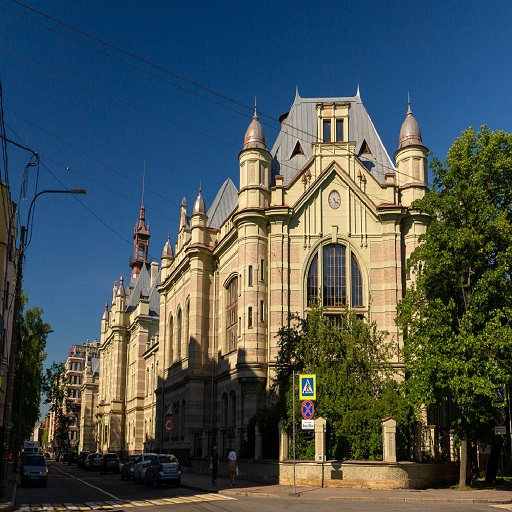
#> input picture Тестовые данные/color.jpg, 512 x 512 px
$ python Main.py
#> lines starting #> are read from the running program, lines starting #| are printed output that depends on the picture; after the words box and inside, x2 and y2 are one past the last pixel; in counts of white or black regions, pixels touching at a corner belong together
import numpy as np
from PIL import Image

def convert(input_path, output_path, type, colorspace="RGB"):
#> called with input_path = 'Тестовые данные/color.jpg', output_path = 'Тестовые данные/RAW_color.raw', type = 'color', colorspace = 'RGB'
    with Image.open(input_path) as img:
#> img is the input picture: PIL image 512x512 RGB; mean R, G, B 72.7, 84.1, 84.1
        width, height = img.size
#> width = 512; height = 512

        if type == 'bw_nodith':
            converted = img.convert('1', dither=Image.Dither.NONE)
            img_type = 0x01
            colorspace_id = 0x00
        elif type == 'bw_dith':
            converted = img.convert('1')
            img_type = 0x01
            colorspace_id = 0x00
        elif type == 'gray':
            converted = img.convert('L')
            img_type = 0x02
            colorspace_id = 0x00
        elif type == 'color':
            converted = img.convert('RGB')
            img_type = 0x03
            if colorspace == 'RGB':
                colorspace_id = 0x01
            elif colorspace == 'YCbCr':
                print("Не та конвертация")
                return

        pixel_data = converted.tobytes()
        header = bytearray(7)
        header[0] = 0xAB
        header[1] = img_type
        header[2] = colorspace_id
        header[3] = width & 0xFF
        header[4] = (width >> 8) & 0xFF
        header[5] = height & 0xFF
        header[6] = (height >> 8) & 0xFF

        with open(output_path, 'wb') as f:
            f.write(header)
            f.write(pixel_data)


# [46 lines left out: functions read_raw_file, get_pixel_data, raw_to_jpg, not called in this run]

convert("Тестовые данные/color.jpg", "Тестовые данные/RAW_color.raw", "color")
convert("Тестовые данные/color.jpg", "Тестовые данные/RAW_gray.raw", "gray")
#> call 2 of convert, with input_path = 'Тестовые данные/color.jpg', output_path = 'Тестовые данные/RAW_gray.raw', type = 'gray', colorspace = 'RGB'
#> in convert (call 2), `converted = img.convert('L')`:
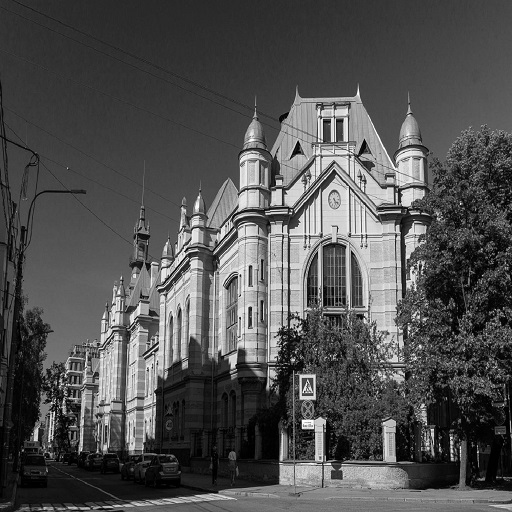
#> converted: PIL image 512x512 L; min 0, max 255, mean 80.7
convert("Тестовые данные/color.jpg", "Тестовые данные/RAW_bw_nodith.raw", "bw_nodith")
#> call 3 of convert, with input_path = 'Тестовые данные/color.jpg', output_path = 'Тестовые данные/RAW_bw_nodith.raw', type = 'bw_nodith', colorspace = 'RGB'
#> in convert (call 3), `converted = img.convert('1', dither=Image.Dither.NONE)`:
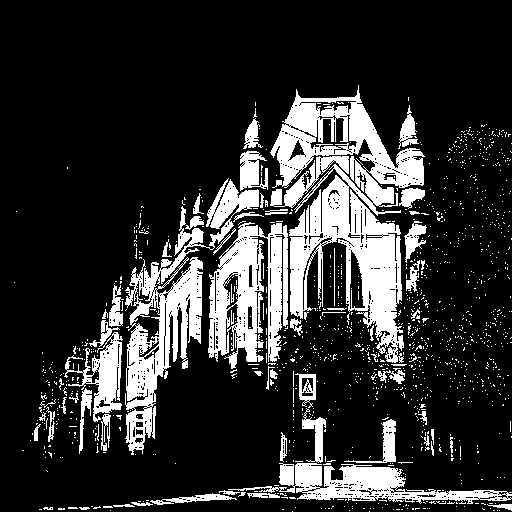
#> converted: PIL image 512x512 1; 19.3% white; 1278 white regions (1212 under 20 px), largest, box (x1, y1, x2, y2) and area: (270, 85, 425, 363) 16854, (125, 178, 259, 455) 8925, (208, 222, 288, 369) 6835
convert("Тестовые данные/color.jpg", "Тестовые данные/RAW_bw_dith.raw", "bw_dith")
#> call 4 of convert, with input_path = 'Тестовые данные/color.jpg', output_path = 'Тестовые данные/RAW_bw_dith.raw', type = 'bw_dith', colorspace = 'RGB'
#> in convert (call 4), `converted = img.convert('1')`:
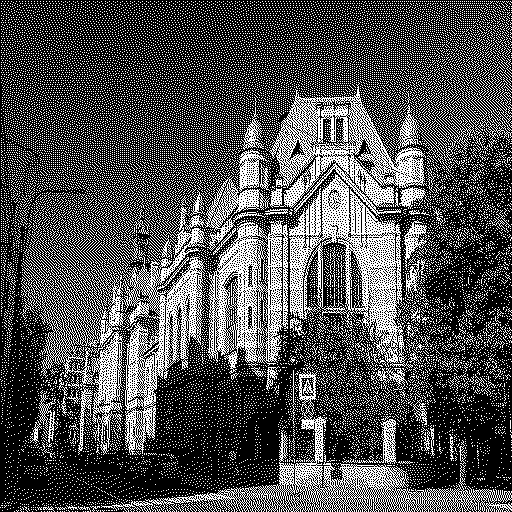
#> converted: PIL image 512x512 1; 31.4% white in thin lines or dots
#> (the run stopped early here; a loop or call above may not have finished)
